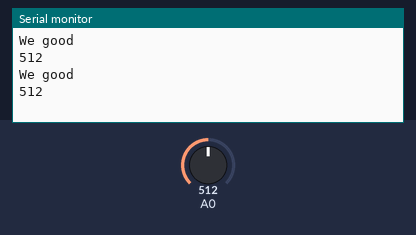
Bench run of a sketch on a simulated Arduino Uno, built with avr-gcc and run on an emulated ATmega328P. Shown: the last lines printed to the serial monitor. Inputs (shaded band) come from the test bench; at power-on: A0 = 512.

Above: at 1.8 s.
1.9 s: A0 set to 530
At 2.6 s:
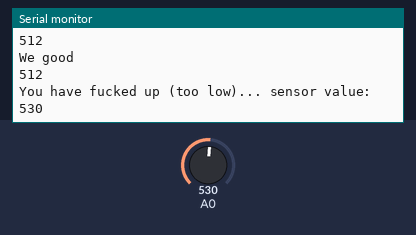
4.5 s: A0 set to 190
At 5.4 s:
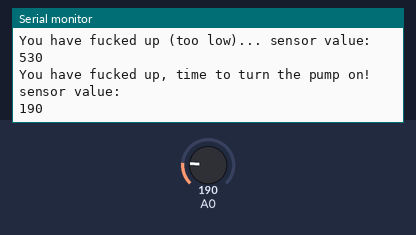
Timing chart, 0 to 7.5 s (numbered marks = the images above; inputs shaded):
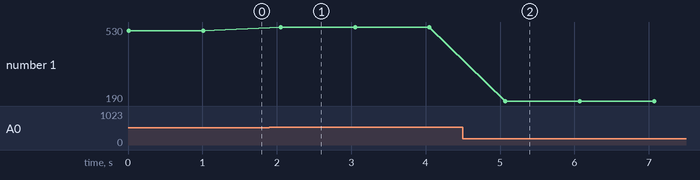

Measured:
- after the input at 1.9 s, the serial monitor: prints a new line after 0.10 s (image 1)
- after the input at 4.5 s, the serial monitor: prints a new line after 0.50 s (image 2)
- plotted number 1: 512 → 530 after the input at 1.9 s, 530 → 190 after the input at 4.5 s

The sketch:

sketch_feb24a.ino
```cpp
void setup() {
  // put your setup code here, to run once:
  Serial.begin(9600);
}

void loop() {
  // put your main code here, to run repeatedly:
  // read the input on analog pin 0:
  int sensorValue = analogRead(A0);
  // print out the value you read:

  if (sensorValue < 200) {
    Serial.println("You have fucked up, time to turn the pump on! sensor value: ");
    Serial.println(sensorValue);
  } else if (sensorValue > 520) {
    Serial.println("You have fucked up (too low)... sensor value: ");
    Serial.println(sensorValue);
  } else {
    Serial.println("We good");
    Serial.println(sensorValue);
  }

  delay(1000);
}

// 520 - ~1 inch
// 200 - ~8 inches
```
